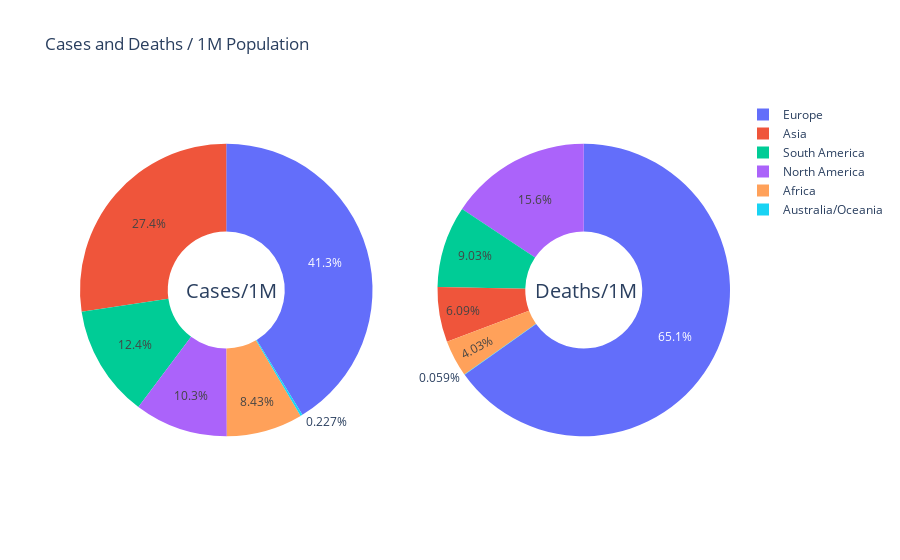

Notebook code cell kept with this figure:
### Code cell
from plotly.subplots import make_subplots

labels = wn.index

fig = make_subplots(rows=1, cols=2, specs=[[{'type':'domain'}, {'type':'domain'}]])
fig.add_trace(go.Pie(labels=labels, values=wn["Tot Cases/1M pop"], name="Tot Cases/1M pop"),
              1, 1)
fig.add_trace(go.Pie(labels=labels, values=wn["Deaths/1M pop"], name="Deaths/1M pop"),
              1, 2)


fig.update_traces(hole=.4, hoverinfo="label+percent+name")

fig.update_layout(
    title_text="Cases and Deaths / 1M Population",
    
    annotations=[dict(text='Cases/1M', x=0.16, y=0.5, font_size=20, showarrow=False),
                 dict(text='Deaths/1M', x=0.86, y=0.5, font_size=20, showarrow=False)])
fig.show()

### Figure 1 — Plotly figure (JSON) as saved in the notebook; plotly's stock layout.template omitted (floating-point values rounded to 4 significant figures)
{"data": [{"domain": {"x": [0, 0.45], "y": [0, 1]}, "hole": 0.4, "hoverinfo": "label+percent+name", "labels": ["Africa", "Asia", "Australia/Oceania", "Europe", "North America", "South America"], "name": "Tot Cases/1M pop", "type": "pie", "values": [33761, 109632, 909, 165363, 41335, 49568]}, {"domain": {"x": [0.55, 1], "y": [0, 1]}, "hole": 0.4, "hoverinfo": "label+percent+name", "labels": ["Africa", "Asia", "Australia/Oceania", "Europe", "North America", "South America"], "name": "Deaths/1M pop", "type": "pie", "values": [546.7, 825.8, 8, 8834, 2121, 1224]}], "layout": {"annotations": [{"font": {"size": 20}, "showarrow": false, "text": "Cases/1M", "x": 0.16, "y": 0.5}, {"font": {"size": 20}, "showarrow": false, "text": "Deaths/1M", "x": 0.86, "y": 0.5}], "title": {"text": "Cases and Deaths / 1M Population"}}}
